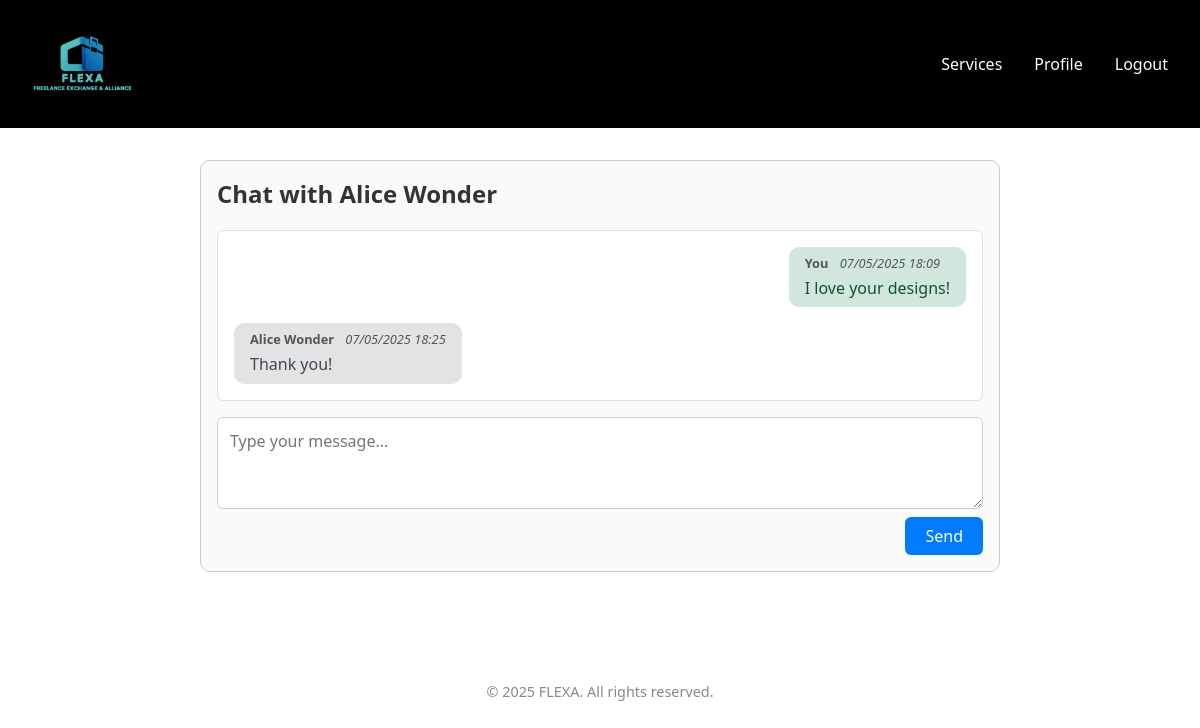
Screenshot of /pages/chat.php?user_id=4 (signed in) with the database file from the repository.
### tables this page shows
CREATE TABLE User
(
    userId            INTEGER,
    name              NVARCHAR(255),
    username          VARCHAR(255),
    email             VARCHAR(255),
    password          VARCHAR(255),
    isAdmin           BOOLEAN     DEFAULT 0,
    profilePictureURL VARCHAR(1023),
    status            VARCHAR(15) DEFAULT 'inactive',

    CONSTRAINT User_PK PRIMARY KEY (userId),
    CONSTRAINT User_email_unique UNIQUE (email),
    CONSTRAINT User_username_unique UNIQUE (username),
    CONSTRAINT User_name_NN CHECK (name IS NOT NULL),
    CONSTRAINT User_username_NN CHECK (username IS NOT NULL),
    CONSTRAINT User_email_NN CHECK (email IS NOT NULL),
    CONSTRAINT User_password_NN CHECK (password IS NOT NULL),
    CONSTRAINT User_isAdmin_NN CHECK (isAdmin IS NOT NULL),
    CONSTRAINT User_status_NN CHECK (status IS NOT NULL),
    CONSTRAINT User_isAdmin_CK CHECK (isAdmin IN (0, 1)),
    CONSTRAINT User_status_CK CHECK (status IN ('active', 'inactive'))
);

CREATE TABLE Message
(
    messageId  INTEGER,
    senderId   INTEGER,
    receiverId INTEGER,
    content    TEXT,
    date       INTEGER,

    CONSTRAINT Message_PK PRIMARY KEY (messageId),
    CONSTRAINT Message_senderId_NN CHECK (senderId IS NOT NULL),
    CONSTRAINT Message_receiverId_NN CHECK (receiverId IS NOT NULL),
    CONSTRAINT Message_content_NN CHECK (content IS NOT NULL),
    CONSTRAINT Message_date_NN CHECK (date IS NOT NULL),
    CONSTRAINT Message_sender_FK FOREIGN KEY (senderId) REFERENCES User (userId) ON UPDATE CASCADE,
    CONSTRAINT Message_receiver_FK FOREIGN KEY (receiverId) REFERENCES User (userId) ON UPDATE CASCADE
);

### pages/chat.php (called while the page is built, shortened)
<?php
require_once(__DIR__ . '/../utils/session.php');
require_once(__DIR__ . '/../templates/common.tpl.php');
require_once(__DIR__ . '/../templates/chat.tpl.php');
require_once(__DIR__ . '/../database/connection.db.php');
require_once(__DIR__ . '/../model/user.class.php');
require_once(__DIR__ . '/../model/message.class.php');
$session = new Session();
$other_userId = intval($_GET['user_id']);
$userid = $session->getId();
$db = getDatabaseConnection();
$other_user = User::getUserById($db, $other_userId);
$user = User::getUserById($db, $userid);
$history = Message::getMessagesByParticipantsId($db, $userid, $other_userId);
drawChat($user, $other_user, $history);

### model/user.class.php (called while the page is built, shortened)
<?php
class User
{
    private int $id;
    private string $name;
    public function __construct(
        int    $id,
        string $name,
        string $username,
        string $email,
        string $password,
        bool   $isAdmin,
        string $profilePicture,
        string $status
    )
    {
        $this->id = $id;
        $this->name = $name;
    }
    public function getId(): int
    {
        return $this->id;
    }
    public function getName(): string
    {
        return $this->name;
    }
    public static function getUserById(PDO $db, int $id): ?User
    {
        $stmt = $db->prepare("SELECT * FROM User WHERE userId = :id");
        $stmt->bindParam(":id", $id);
        $stmt->execute();
        $data = $stmt->fetch();
        return new User(
            intval($data['userId']),
            $data['name'],
            $data['username'],
            $data['email'],
            $data['password'],
            boolval($data['isAdmin']),
            $data['profilePictureURL'],
            $data['status']
        );
    }
}

### model/message.class.php (called while the page is built, shortened)
<?php
class Message
{
    private int $senderId;
    private string $content;
    private int $date;
    public function __construct(int $id, int $senderId, int $receiverId, string $content, int $date)
    {
        $this->senderId = $senderId;
        $this->content = $content;
        $this->date = $date;
    }
    public static function getMessagesByParticipantsId(PDO $db, int $user1_id, int $user2_id): array
    {
        $stmt = $db->prepare("SELECT * FROM Message WHERE (senderId = :user1_id AND receiverId = :user2_id) OR (senderId = :user2_id AND receiverId = :user1_id) ORDER BY date ASC");
        $stmt->bindParam(':user1_id', $user1_id, PDO::PARAM_INT);
        $stmt->bindParam(':user2_id', $user2_id, PDO::PARAM_INT);
        $stmt->execute();
        $messagesData = $stmt->fetchAll(PDO::FETCH_ASSOC);
        $messages = [];
        foreach ($messagesData as $data) {
            $messages[] = new Message(
                intval($data['messageId']),
                intval($data['senderId']),
                intval($data['receiverId']),
                $data['content'],
                intval($data['date']),
            );
        }
        return $messages;
    }
    public function getSenderId(): int
    {
        return $this->senderId;
    }
    public function getContent(): string
    {
        return $this->content;
    }
    public function getDate(): int
    {
        return $this->date;
    }
}

### utils/session.php (called while the page is built, shortened)
<?php
class Session
{
    public function getId(): ?int
    {
        return $_SESSION['id'] ?? null;
    }
}

### templates/chat.tpl.php (the view, shortened to what this page needs)
<?php
require_once(__DIR__ . '/../model/message.class.php');
require_once(__DIR__ . '/../model/user.class.php');
function drawChat(User $user, User $otherUser, array $history): void
{
    $currentUserId = $user->getId(); ?>
    <section class="chat-section">
        <div class="chat-container">
            <h2>Chat with <?= htmlspecialchars($otherUser->getName()) ?></h2>
            <div class="chat-messages" id="chat-messages">
                <?php if (empty($history)): ?>
                    <p>No messages yet. Say hi!</p>
                <?php else: ?>
                    <?php foreach ($history as $message):
                        $isOwn = $message->getSenderId() === $currentUserId;
                    ?>
                        <div class="chat-message <?= $isOwn ? 'own-message' : 'other-message' ?>">
                            <div class="message-meta">
                                <strong><?= $isOwn ? 'You' : htmlspecialchars($otherUser->getName()) ?></strong>
                                <span class="message-time"><?= date('d/m/Y H:i', $message->getDate()) ?></span>
                            </div>
                            <div class="message-text">
                                <?= nl2br(htmlspecialchars($message->getContent())) ?>
                            </div>
                        </div>
                    <?php endforeach; ?>
                <?php endif; ?>
            </div>
            <form id="chat-form">
                <textarea id="message-content" name="msg_content" rows="3" placeholder="Type your message..." required></textarea>
                <button type="submit">Send</button>
            </form>
        </div>
    </section>
<?php } ?>

### css/base.css (style rules this page uses)
body { margin: 0; background: #ffffff; color: #333; font-family: 'Segoe UI', sans-serif; padding: 0; }
h1, h2, h3, h4, h5, h6 { margin-top: 0; font-weight: bold; }
button { font-family: inherit; cursor: pointer; }

### css/chat.css (style rules this page uses)
.chat-section { padding: 2rem; max-width: 800px; margin: 0 auto; }
.chat-container { border: 1px solid #ccc; border-radius: 10px; padding: 1rem; background-color: #fafafa; }
.chat-messages { max-height: 400px; overflow-y: auto; display: flex; flex-direction: column; gap: 1rem; padding: 1rem; background-color: #fff; border: 1px solid #e0e0e0; border-radius: 6px; margin-bottom: 1rem; }
.chat-message { max-width: 70%; padding: 0.5rem 1rem; border-radius: 10px; line-height: 1.4; }
.own-message { align-self: flex-end; background-color: #d1e7dd; color: #0f5132; }
.other-message { align-self: flex-start; background-color: #e2e3e5; color: #41464b; }
.message-meta { font-size: 0.8rem; margin-bottom: 0.25rem; color: #555; }
.message-time { font-style: italic; margin-left: 0.5rem; }
#chat-form { display: flex; flex-direction: column; gap: 0.5rem; }
#chat-form textarea { width: 100%; resize: vertical; padding: 0.75rem; border-radius: 6px; border: 1px solid #ccc; font-size: 1rem; font-family: inherit; box-sizing: border-box; }
#chat-form button { align-self: flex-end; padding: 0.5rem 1.25rem; background-color: #007bff; color: white; border: none; border-radius: 6px; cursor: pointer; font-size: 1rem; }

### rows the page displays
user: name "Alice Wonder"
message: shows "You", date "07/05/2025 18:09", content "I love your designs!"
message: senderId.name "Alice Wonder", date "07/05/2025 18:25", content "Thank you!"
